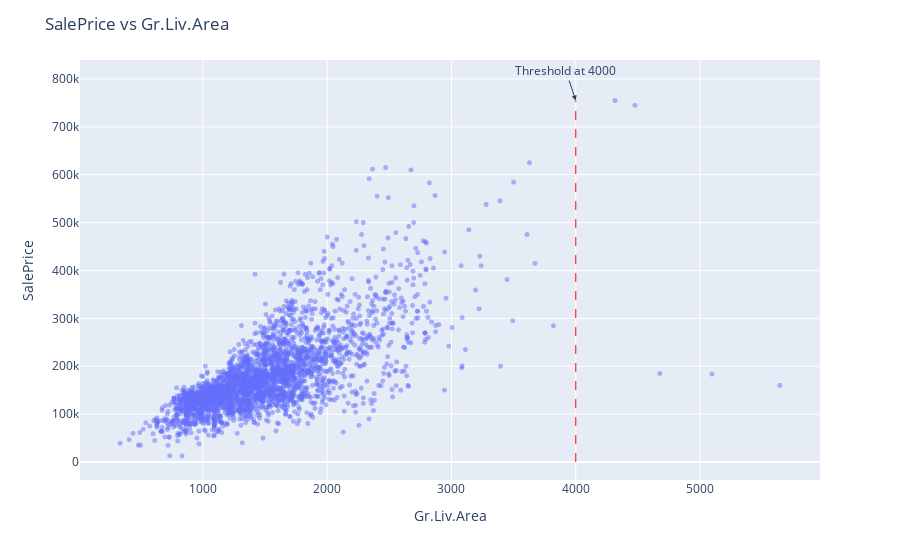

Notebook cell for this chart:
### Markdown cell above
# Remoção de anomalias e outliers

### Nota: 

```
df[df['Gr.Liv.Area'] <= 4000]
```

#### Esse comando foi adicionado por conta da análise contida no site "American Statistical Association" citado anteriormente.

"SPECIAL NOTES:
There are 5 observations that an instructor may wish to remove from the data set before giving it to students (a plot of SALE PRICE versus GR LIV AREA will indicate them quickly). Three of them are true outliers (Partial Sales that likely don’t represent actual market values) and two of them are simply unusual sales (very large houses priced relatively appropriately). I would recommend removing any houses with more than 4000 square feet from the data set (which eliminates these 5 unusual observations) before assigning it to students."

### Code cell
import plotly.express as px


fig = px.scatter(df, x='Gr.Liv.Area', y='SalePrice')
fig.update_traces(marker=dict(size=5, opacity=0.5))
fig.update_layout(title='SalePrice vs Gr.Liv.Area',
                  xaxis_title='Gr.Liv.Area',
                  yaxis_title='SalePrice')
fig.add_shape(type="line",
                x0=4000, y0=0, x1=4000, y1=df['SalePrice'].max(),
                line=dict(color="red", width=1, dash="dash"))
fig.add_annotation(text="Threshold at 4000", x=4000, y=df['SalePrice'].max(), showarrow=True, arrowhead=2)

fig.show()

### Figure 1 — Plotly figure (JSON) as saved in the notebook; plotly's stock layout.template omitted (floating-point values rounded to 4 significant figures; data arrays with more than 128 entries replaced by an {"elided": "..."} marker saying what was removed)
{"data": [{"hovertemplate": "Gr.Liv.Area=%{x}<br>SalePrice=%{y}<extra></extra>", "legendgroup": "", "marker": {"color": "#636efa", "opacity": 0.5, "size": 5, "symbol": "circle"}, "mode": "markers", "name": "", "showlegend": false, "type": "scattergl", "x": {"elided": "2930 int values"}, "xaxis": "x", "y": {"elided": "2930 int values"}, "yaxis": "y"}], "layout": {"annotations": [{"arrowhead": 2, "showarrow": true, "text": "Threshold at 4000", "x": 4000, "y": 755000}], "legend": {"tracegroupgap": 0}, "margin": {"t": 60}, "shapes": [{"line": {"color": "red", "dash": "dash", "width": 1}, "type": "line", "x0": 4000, "x1": 4000, "y0": 0, "y1": 755000}], "title": {"text": "SalePrice vs Gr.Liv.Area"}, "xaxis": {"anchor": "y", "domain": [0, 1], "title": {"text": "Gr.Liv.Area"}}, "yaxis": {"anchor": "x", "domain": [0, 1], "title": {"text": "SalePrice"}}}}
